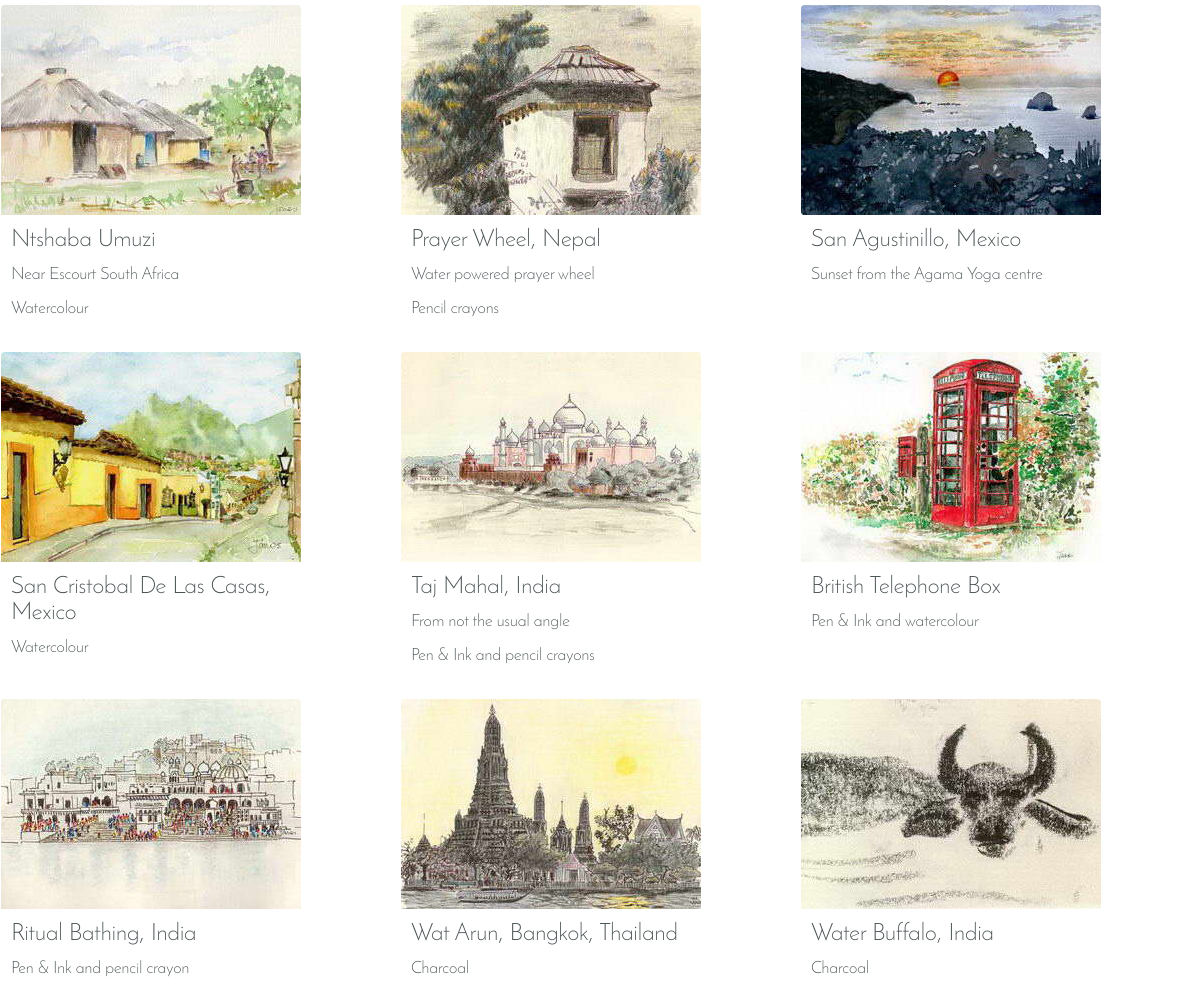
/worldwide-orig.php (middle part), run on an earlier commit of the app's database.
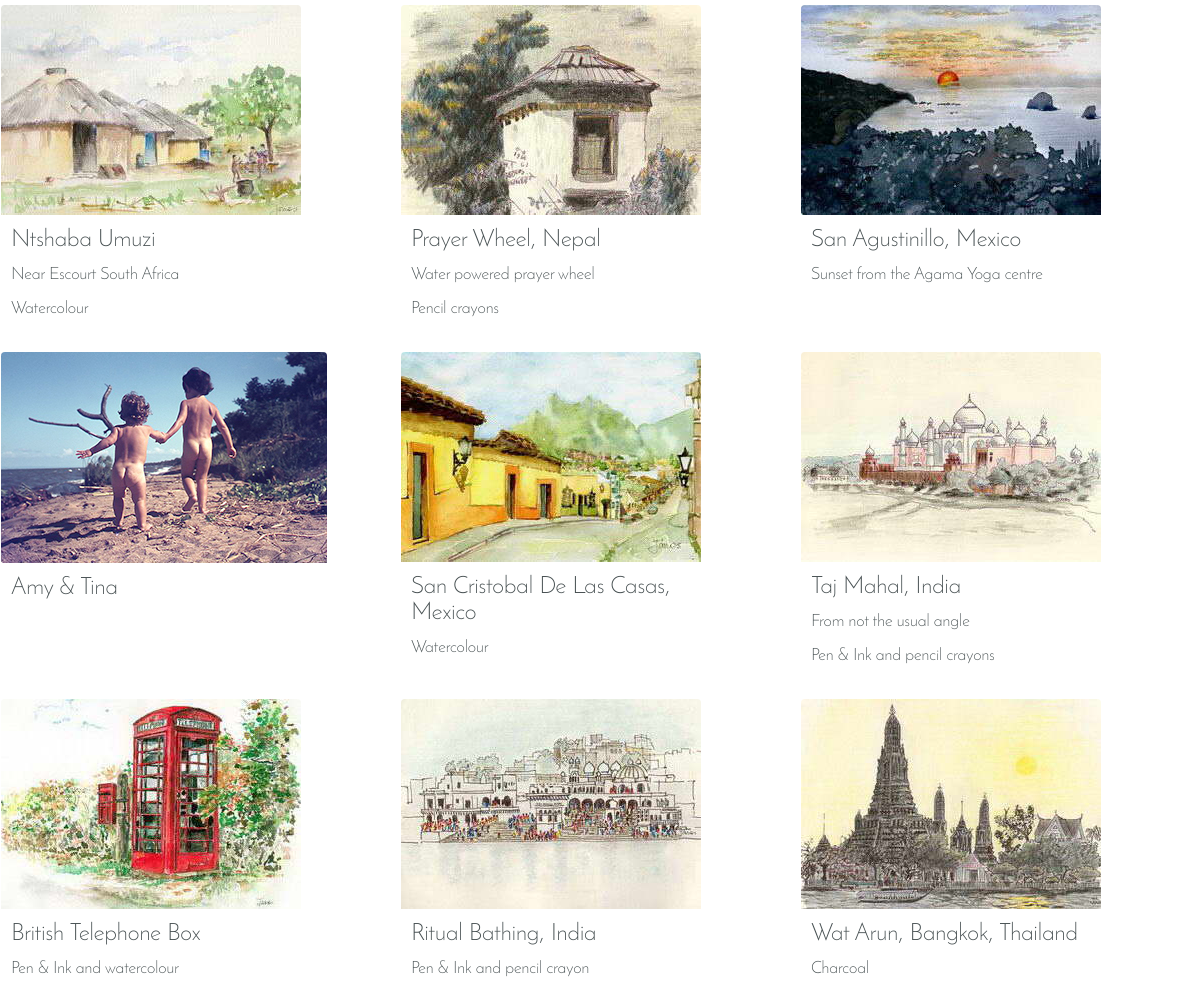
And on a later commit of the database.
### tables this page shows
CREATE TABLE `gallery` (
  `id` int(11) NOT NULL AUTO_INCREMENT,
  `pageName` varchar(255) NOT NULL,
  `galleryName` varchar(255) NOT NULL,
  `fullGalleryName` varchar(255) NOT NULL,
  `pictureName` varchar(255) NOT NULL,
  `pictureDescription` text NOT NULL,
  `pictureDatas` text NOT NULL,
  `portrait` tinyint(1) NOT NULL,
  `fileName` varchar(255) NOT NULL,
  `indexOnPage` int(11) NOT NULL,
  PRIMARY KEY (`id`)
);

### worldwide-orig.php (the view, shortened to what this page needs)
<?php include ("blocks/db.php");
$galleryName = "worldwide";
?>
<!DOCTYPE html>
<html lang="en">
<head>
  <link rel="stylesheet" type="text/css" href="css/main.css">
</head>
<body>
	<div id="pagecontainer">
		<?php include("blocks/contentgallery.php"); ?>
	</div>
</body>
</html>

### blocks/contentgallery.php (shortened to what this page needs)
<div id='welcomtext' class="gallery">
    <article>
        <ul class="gallery-list lightgallery">
<?php
    $num_posts=mysql_fetch_array(mysql_query("SELECT COUNT(*) FROM gallery WHERE galleryName='$galleryName'")) or die(mysql_error());
    $num_posts = $num_posts["COUNT(*)"];
    $resultPicture = mysql_query("Select pictureName, pictureDescription, pictureDatas, portrait, fileName from gallery where galleryName = '$galleryName' order by indexOnPage") or die(mysql_error());
    $data = mysql_fetch_array($resultPicture);
    $num_image = 0;
    do {
        $num_image = $num_image+1;
        if ($num_image == 1) {
            $num_prev = $num_posts;
        } else {
            $num_prev = $num_image-1;
        }
        if ($num_image == $num_posts) {
            $num_next = 1;
        } else {
            $num_next = $num_image+1;
        }
        print("<li class='col-lg-4 col-md-3 col-sm-6 col-xs-12 no-gutter' >");
        printf("
                <a class='lightgallery-slide-item' href='gallery/".$imageLocation."/watercolour/".$data['fileName']."'>
                    <figure>
                        <div class='img-container'>
                            <img src='gallery/".$imageLocation."/thumbs/".$data['fileName']."' alt='".ucfirst($data['pictureName'])."'>
                        </div>
                        <figcaption>
                            <h3>".$data['pictureName']."</h3>
                            <p>".$data['pictureDescription']."</p>
                            <p>".$data['pictureDatas']."</p>
                        </figcaption>
                    </figure>
                </a>
            </section>
        </li>", $num_image, $imageLocation, $data["fileName"], $data["pictureName"], $data["pictureName"], $data["pictureDescription"], $data["pictureDatas"], $num_image, $imageLocation, $data["fileName"], $data["pictureName"],$num_prev,$num_next);
        }
        while ( $data = mysql_fetch_array($resultPicture));
    ?>
        </ul>
    </article>
</div>

What changed in the data, as far as the page shows it:
no longer on this page (row unchanged): gallery: value "Water Buffalo, India Charcoal"
added gallery: value "Amy & Tina"
